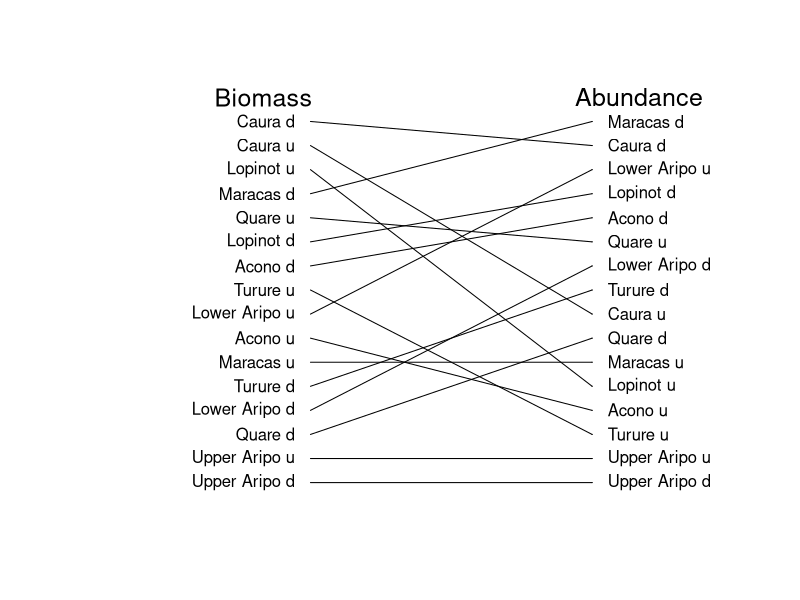

Write R code to recreate this figure.
## ---- chunk 1
###Making a plot of how high pressure predation sites are when measured in 
#different levels of predation ABUNDANCE

setwd("C:\\Users\\faj\\Documents\\OneDrive for Business\\research\\FishPredation\\Data")

library(dplyr)
library(tidyr)
library(ggplot2)
library(lme4)
library(Cairo)


#preparing data 

fishDataAll <- read.csv("Fish data June 2017.csv")
head(fishDataAll)
str(fishDataAll)
levels(fishDataAll$species)
selectMonths <- c("07", "08")# i am selecting out these months because then i can use the last timepoint 

#select data from only the July and Auguest, and remove first year 
SelectData <- fishDataAll %>% 
	separate(date, c("Day", "Month", "Year"), sep = "/") %>%
	filter(Year != 2010)%>%
	filter(Month %in% selectMonths)

fishData <- data.frame(SelectData)

fishData$AbundanceAll <- fishData$numbercaught + fishData$numberseen

#calculating percentage biomass so i can incude years with 0 abundance

fishData$TotBiomass <- (fishData$numbercaught + fishData$numberseen)* fishData$weight
TotBioSite<- fishData %>% 
	group_by(site, Year) %>%
	summarise(BiomasSiteSum = sum(TotBiomass, na.rm=TRUE))
siteBiomass <- data.frame(TotBioSite)


#Narrow Predation data
#-------------------------
predatorsAbN <- fishData %>% 
	filter(species == "Hoplias malabaricus" | species == "Crenicichla frenata")  %>%
	group_by(site, Year) %>%
	summarise(AbundanceSum = sum(AbundanceAll))

predatorsAb <- data.frame(predatorsAbN)
predatorsAb$Year <- as.numeric(predatorsAb$Year)

#add the total site biomass data, just to i can identify sites with no predators 
FishDataTotAb <- merge(siteBiomass, predatorsAb, by = c("site" ,"Year"),all=TRUE) # this makes sure i 
#know what years had no predators recoreded in 
FishDataTotAb$AbundanceSum[is.na(FishDataTotAb$AbundanceSum)] <- 0

Narrowa <- aggregate(FishDataTotAb$AbundanceSum, list(FishDataTotAb$site), mean, na.rm=TRUE)

orderNarrowa <- Narrowa[order(Narrowa$x),]
head(orderNarrowa)

orderNarrowa$predOrderNa <- c(1:nrow(orderNarrowa))
## ---- chunk 2
setwd("C:\\Users\\faj\\Documents\\OneDrive for Business\\research\\FishPredation\\Data")

library(dplyr)
library(tidyr)
library(ggplot2)
library(lme4)
library(Cairo)


#preparing data 

fishDataAll <- read.csv("Fish data June 2017.csv")
head(fishDataAll)
str(fishDataAll)
levels(fishDataAll$species)
selectMonths <- c("07", "08")# i am selecting out these months because then i can use the last timepoint 


#select data from only the July and Auguest, and remove first year 
SelectData <- fishDataAll %>% 
	separate(date, c("Day", "Month", "Year"), sep = "/") %>%
	filter(Year != 2010)%>%
	filter(Month %in% selectMonths)

fishData <- data.frame(SelectData)

#calculate biomass
fishData$TotBiomass <- (fishData$numbercaught + fishData$numberseen)* fishData$weight


#calculating percentage biomass
TotBioSite<- fishData %>% 
	group_by(site, Year) %>%
	summarise(BiomasSiteSum = sum(TotBiomass, na.rm=TRUE))

siteBiomass <- data.frame(TotBioSite)

#Narrow Predation data
#-------------------------

#sum biomass per site and year
predatorsBioN <- fishData %>% 
	filter(species == "Hoplias malabaricus" | species == "Crenicichla frenata") %>%
	group_by(site, Year) %>%
	summarise(BiomassSum = sum(TotBiomass))

predatorsBio <- data.frame(predatorsBioN)
predatorsBio$Year <- as.numeric(predatorsBio$Year)
siteBiomass$Year <- as.numeric(siteBiomass$Year)

FishDataTot <- merge(siteBiomass, predatorsBio, by = c("site" ,"Year"),all=TRUE) # this makes sure i 
#know what years had no predators recoreded in 
head(FishDataTot)
FishDataTot$BiomassSum[is.na(FishDataTot$BiomassSum)] <- 0

FishDataTot$PropMass <- FishDataTot$BiomassSum / FishDataTot$BiomasSiteSum

Narrowb <- aggregate(FishDataTot$PropMass, list(FishDataTot$site), mean, na.rm=TRUE)

orderNarrowb <- Narrowb[order(Narrowb$x),]
head(orderNarrowb)

orderNarrowb$predOrderNb <- c(1:nrow(orderNarrowb))

## ---- chunk 3

bothNarrow <- merge(orderNarrowb, orderNarrowa, by = "Group.1")

## ---- chunk 4
Cairo(file="C:\\Users\\faj\\Documents\\OneDrive for Business\\research\\bioTIME\\users\\Faith\\TriniFishPredation\\narrowAB_tangle.png",
     type="png",
      units="in", 
      width=8,
      height=6,
     pointsize=12,
     dpi=100)

plotSetup <- data.frame(cbind(c(1:17),c(20:60))) # data to plot onto emptyp plot
plot(x = plotSetup$X2, y = plotSetup$X1, col="white", axes=FALSE , ylab = " ", xlab = "  ", type = "n")

#plot arrows
arrows(x0 = 33, y0 = bothNarrow$predOrderNb, x1 = 51, y1 = bothNarrow$predOrderNa, length = 0.001)


#plotting text 
text(x = 52, y = bothNarrow$predOrderNa, labels = bothNarrow$Group.1, adj = c(0,NA))
text(x = 32, y = bothNarrow$predOrderNb, labels = bothNarrow$Group.1, adj = c(1,NA))


text(x = 30, y = 17, labels = "Biomass", cex = 1.5)
text(x = 54, y = 17, labels = "Abundance", cex = 1.5)


dev.off()
